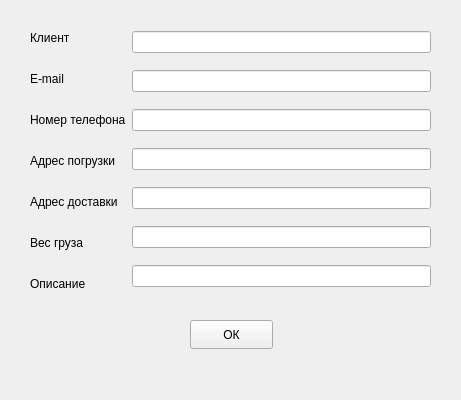
<?xml version="1.0" encoding="UTF-8"?>
<ui version="4.0">
 <class>InfoOrder</class>
 <widget class="QWidget" name="InfoOrder">
  <property name="geometry">
   <rect>
    <x>0</x>
    <y>0</y>
    <width>461</width>
    <height>400</height>
   </rect>
  </property>
  <property name="windowTitle">
   <string>Form</string>
  </property>
  <widget class="QPushButton" name="accept_pushButton">
   <property name="geometry">
    <rect>
     <x>190</x>
     <y>320</y>
     <width>83</width>
     <height>29</height>
    </rect>
   </property>
   <property name="text">
    <string>ОК</string>
   </property>
  </widget>
  <widget class="QWidget" name="">
   <property name="geometry">
    <rect>
     <x>30</x>
     <y>20</y>
     <width>401</width>
     <height>281</height>
    </rect>
   </property>
   <layout class="QHBoxLayout" name="horizontalLayout">
    <item>
     <layout class="QVBoxLayout" name="verticalLayout_2">
      <item>
       <widget class="QLabel" name="label">
        <property name="text">
         <string>Клиент</string>
        </property>
       </widget>
      </item>
      <item>
       <widget class="QLabel" name="label_2">
        <property name="text">
         <string>E-mail</string>
        </property>
       </widget>
      </item>
      <item>
       <widget class="QLabel" name="label_3">
        <property name="text">
         <string>Номер телефона</string>
        </property>
       </widget>
      </item>
      <item>
       <widget class="QLabel" name="label_4">
        <property name="text">
         <string>Адрес погрузки</string>
        </property>
       </widget>
      </item>
      <item>
       <widget class="QLabel" name="label_5">
        <property name="text">
         <string>Адрес доставки</string>
        </property>
       </widget>
      </item>
      <item>
       <widget class="QLabel" name="label_6">
        <property name="text">
         <string>Вес груза</string>
        </property>
       </widget>
      </item>
      <item>
       <widget class="QLabel" name="label_7">
        <property name="text">
         <string>Описание</string>
        </property>
       </widget>
      </item>
     </layout>
    </item>
    <item>
     <layout class="QVBoxLayout" name="verticalLayout">
      <item>
       <widget class="QLineEdit" name="client_lineEdit"/>
      </item>
      <item>
       <widget class="QLineEdit" name="email_lineEdit"/>
      </item>
      <item>
       <widget class="QLineEdit" name="numberPhone_lineEdit"/>
      </item>
      <item>
       <widget class="QLineEdit" name="pointPogr_lineEdit"/>
      </item>
      <item>
       <widget class="QLineEdit" name="point_Dostav_lineEdit"/>
      </item>
      <item>
       <widget class="QLineEdit" name="vesGruza_lineEdit"/>
      </item>
      <item>
       <widget class="QLineEdit" name="description_lineEdit"/>
      </item>
     </layout>
    </item>
   </layout>
  </widget>
 </widget>
 <resources/>
 <connections/>
</ui>
